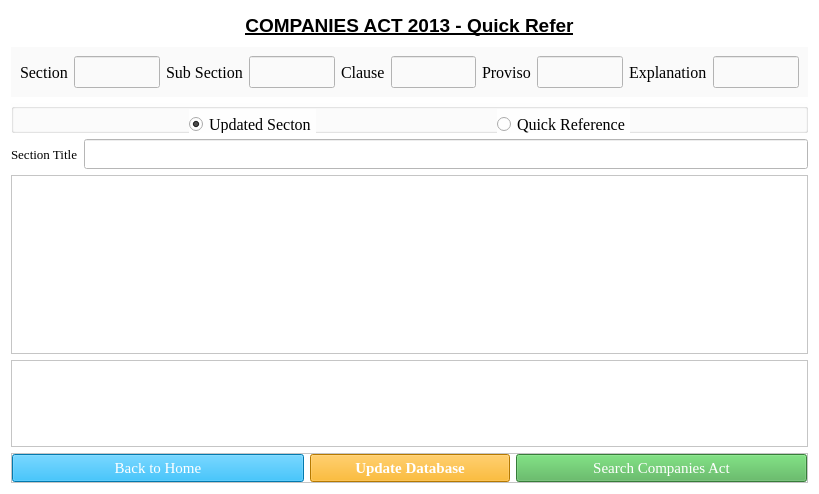
<?xml version="1.0" encoding="UTF-8"?>
<ui version="4.0">
 <class>CompaniesActQR</class>
 <widget class="QWidget" name="CompaniesActQR">
  <property name="geometry">
   <rect>
    <x>0</x>
    <y>0</y>
    <width>819</width>
    <height>494</height>
   </rect>
  </property>
  <property name="minimumSize">
   <size>
    <width>819</width>
    <height>0</height>
   </size>
  </property>
  <property name="font">
   <font>
    <pointsize>12</pointsize>
    <stylestrategy>PreferAntialias</stylestrategy>
   </font>
  </property>
  <property name="windowTitle">
   <string>Companies Act</string>
  </property>
  <property name="windowIcon">
   <iconset>
    <normaloff>../Icon/logo.png</normaloff>../Icon/logo.png</iconset>
  </property>
  <property name="styleSheet">
   <string notr="true">background-color: rgb(255, 255, 255);</string>
  </property>
  <layout class="QGridLayout" name="gridLayout">
   <item row="1" column="0">
    <widget class="QWidget" name="widget" native="true">
     <property name="minimumSize">
      <size>
       <width>711</width>
       <height>50</height>
      </size>
     </property>
     <property name="maximumSize">
      <size>
       <width>16777215</width>
       <height>50</height>
      </size>
     </property>
     <property name="styleSheet">
      <string notr="true">background-color: rgb(250, 250, 250);</string>
     </property>
     <layout class="QGridLayout" name="gridLayout_4">
      <item row="0" column="0">
       <layout class="QHBoxLayout" name="horizontalLayout">
        <item>
         <widget class="QLabel" name="sectiontag">
          <property name="sizePolicy">
           <sizepolicy hsizetype="Preferred" vsizetype="Preferred">
            <horstretch>0</horstretch>
            <verstretch>0</verstretch>
           </sizepolicy>
          </property>
          <property name="font">
           <font>
            <family>Georgia</family>
            <pointsize>12</pointsize>
            <stylestrategy>PreferAntialias</stylestrategy>
           </font>
          </property>
          <property name="text">
           <string>Section</string>
          </property>
         </widget>
        </item>
        <item>
         <widget class="QLineEdit" name="SectionInput">
          <property name="sizePolicy">
           <sizepolicy hsizetype="Expanding" vsizetype="Expanding">
            <horstretch>0</horstretch>
            <verstretch>0</verstretch>
           </sizepolicy>
          </property>
         </widget>
        </item>
        <item>
         <widget class="QLabel" name="subsectiotag">
          <property name="font">
           <font>
            <family>Georgia</family>
            <pointsize>12</pointsize>
            <stylestrategy>PreferAntialias</stylestrategy>
           </font>
          </property>
          <property name="text">
           <string>Sub Section</string>
          </property>
         </widget>
        </item>
        <item>
         <widget class="QLineEdit" name="SubSectionInput">
          <property name="sizePolicy">
           <sizepolicy hsizetype="Expanding" vsizetype="Expanding">
            <horstretch>0</horstretch>
            <verstretch>0</verstretch>
           </sizepolicy>
          </property>
         </widget>
        </item>
        <item>
         <widget class="QLabel" name="clausetag">
          <property name="font">
           <font>
            <family>Georgia</family>
            <pointsize>12</pointsize>
            <stylestrategy>PreferAntialias</stylestrategy>
           </font>
          </property>
          <property name="text">
           <string>Clause</string>
          </property>
         </widget>
        </item>
        <item>
         <widget class="QLineEdit" name="ClauseInput">
          <property name="sizePolicy">
           <sizepolicy hsizetype="Expanding" vsizetype="Expanding">
            <horstretch>0</horstretch>
            <verstretch>0</verstretch>
           </sizepolicy>
          </property>
         </widget>
        </item>
        <item>
         <widget class="QLabel" name="provisotag">
          <property name="font">
           <font>
            <family>Georgia</family>
            <pointsize>12</pointsize>
            <stylestrategy>PreferAntialias</stylestrategy>
           </font>
          </property>
          <property name="text">
           <string>Proviso</string>
          </property>
         </widget>
        </item>
        <item>
         <widget class="QLineEdit" name="ProvisoInput">
          <property name="sizePolicy">
           <sizepolicy hsizetype="Expanding" vsizetype="Expanding">
            <horstretch>0</horstretch>
            <verstretch>0</verstretch>
           </sizepolicy>
          </property>
         </widget>
        </item>
        <item>
         <widget class="QLabel" name="explanationtag">
          <property name="font">
           <font>
            <family>Georgia</family>
            <pointsize>12</pointsize>
            <stylestrategy>PreferAntialias</stylestrategy>
           </font>
          </property>
          <property name="text">
           <string>Explanation</string>
          </property>
         </widget>
        </item>
        <item>
         <widget class="QLineEdit" name="ExplanationInput">
          <property name="sizePolicy">
           <sizepolicy hsizetype="Expanding" vsizetype="Expanding">
            <horstretch>0</horstretch>
            <verstretch>0</verstretch>
           </sizepolicy>
          </property>
         </widget>
        </item>
       </layout>
      </item>
     </layout>
    </widget>
   </item>
   <item row="6" column="0">
    <widget class="QFrame" name="ButtonGroup">
     <property name="minimumSize">
      <size>
       <width>0</width>
       <height>30</height>
      </size>
     </property>
     <property name="maximumSize">
      <size>
       <width>16777215</width>
       <height>30</height>
      </size>
     </property>
     <property name="frameShape">
      <enum>QFrame::StyledPanel</enum>
     </property>
     <property name="frameShadow">
      <enum>QFrame::Raised</enum>
     </property>
     <layout class="QGridLayout" name="gridLayout_2">
      <property name="leftMargin">
       <number>0</number>
      </property>
      <property name="topMargin">
       <number>0</number>
      </property>
      <property name="rightMargin">
       <number>0</number>
      </property>
      <property name="bottomMargin">
       <number>0</number>
      </property>
      <item row="1" column="2">
       <widget class="QPushButton" name="Search">
        <property name="sizePolicy">
         <sizepolicy hsizetype="Minimum" vsizetype="Expanding">
          <horstretch>0</horstretch>
          <verstretch>0</verstretch>
         </sizepolicy>
        </property>
        <property name="font">
         <font>
          <family>Georgia</family>
          <pointsize>11</pointsize>
          <weight>50</weight>
          <bold>false</bold>
          <stylestrategy>PreferAntialias</stylestrategy>
         </font>
        </property>
        <property name="styleSheet">
         <string notr="true">color: rgb(255, 255, 255);
background-color: rgb(76,175,80);</string>
        </property>
        <property name="text">
         <string>Search Companies Act</string>
        </property>
        <property name="icon">
         <iconset>
          <normaloff>../../../Resources/Images/searchbaar.png</normaloff>../../../Resources/Images/searchbaar.png</iconset>
        </property>
       </widget>
      </item>
      <item row="1" column="0">
       <widget class="QPushButton" name="backtohome">
        <property name="sizePolicy">
         <sizepolicy hsizetype="Minimum" vsizetype="Expanding">
          <horstretch>0</horstretch>
          <verstretch>0</verstretch>
         </sizepolicy>
        </property>
        <property name="font">
         <font>
          <family>Georgia</family>
          <pointsize>11</pointsize>
          <stylestrategy>PreferAntialias</stylestrategy>
         </font>
        </property>
        <property name="styleSheet">
         <string notr="true">background-color:rgb(3,169,244);
color: rgb(255, 255, 255);</string>
        </property>
        <property name="text">
         <string>Back to Home</string>
        </property>
       </widget>
      </item>
      <item row="1" column="1">
       <widget class="QPushButton" name="UpdateDb">
        <property name="sizePolicy">
         <sizepolicy hsizetype="Expanding" vsizetype="Expanding">
          <horstretch>0</horstretch>
          <verstretch>0</verstretch>
         </sizepolicy>
        </property>
        <property name="maximumSize">
         <size>
          <width>200</width>
          <height>16777215</height>
         </size>
        </property>
        <property name="font">
         <font>
          <family>Georgia</family>
          <pointsize>11</pointsize>
          <weight>75</weight>
          <bold>true</bold>
         </font>
        </property>
        <property name="styleSheet">
         <string notr="true">background-color: rgb(255, 170, 0);
color: rgb(255, 255, 255);</string>
        </property>
        <property name="text">
         <string>Update Database</string>
        </property>
       </widget>
      </item>
     </layout>
    </widget>
   </item>
   <item row="2" column="0">
    <widget class="QWidget" name="QuickSelection" native="true">
     <property name="minimumSize">
      <size>
       <width>0</width>
       <height>0</height>
      </size>
     </property>
     <property name="maximumSize">
      <size>
       <width>16777215</width>
       <height>30</height>
      </size>
     </property>
     <property name="styleSheet">
      <string notr="true">background-color: rgb(254, 254, 254);</string>
     </property>
     <layout class="QGridLayout" name="gridLayout_5">
      <property name="leftMargin">
       <number>0</number>
      </property>
      <property name="topMargin">
       <number>0</number>
      </property>
      <property name="rightMargin">
       <number>0</number>
      </property>
      <property name="bottomMargin">
       <number>0</number>
      </property>
      <item row="0" column="0">
       <widget class="QGroupBox" name="QuickSelectPanel">
        <property name="minimumSize">
         <size>
          <width>0</width>
          <height>0</height>
         </size>
        </property>
        <property name="styleSheet">
         <string notr="true">background-color: rgb(254, 254, 254);</string>
        </property>
        <property name="flat">
         <bool>true</bool>
        </property>
        <layout class="QGridLayout" name="gridLayout_3">
         <property name="leftMargin">
          <number>0</number>
         </property>
         <property name="topMargin">
          <number>0</number>
         </property>
         <property name="rightMargin">
          <number>0</number>
         </property>
         <property name="bottomMargin">
          <number>0</number>
         </property>
         <item row="0" column="2">
          <spacer name="horizontalSpacer_2">
           <property name="orientation">
            <enum>Qt::Horizontal</enum>
           </property>
           <property name="sizeHint" stdset="0">
            <size>
             <width>40</width>
             <height>20</height>
            </size>
           </property>
          </spacer>
         </item>
         <item row="0" column="3">
          <widget class="QRadioButton" name="RB_Quick">
           <property name="sizePolicy">
            <sizepolicy hsizetype="Maximum" vsizetype="Expanding">
             <horstretch>0</horstretch>
             <verstretch>0</verstretch>
            </sizepolicy>
           </property>
           <property name="minimumSize">
            <size>
             <width>0</width>
             <height>30</height>
            </size>
           </property>
           <property name="maximumSize">
            <size>
             <width>200</width>
             <height>16777215</height>
            </size>
           </property>
           <property name="font">
            <font>
             <family>Georgia</family>
             <pointsize>12</pointsize>
            </font>
           </property>
           <property name="toolTip">
            <string>&lt;html&gt;&lt;head/&gt;&lt;body&gt;&lt;p&gt;Quick but not maintained. Use this option only if you are sure that the particular section has not been amended&lt;/p&gt;&lt;/body&gt;&lt;/html&gt;</string>
           </property>
           <property name="text">
            <string>Quick Reference</string>
           </property>
          </widget>
         </item>
         <item row="0" column="1">
          <widget class="QRadioButton" name="RB_Updated">
           <property name="sizePolicy">
            <sizepolicy hsizetype="Maximum" vsizetype="Expanding">
             <horstretch>0</horstretch>
             <verstretch>0</verstretch>
            </sizepolicy>
           </property>
           <property name="minimumSize">
            <size>
             <width>0</width>
             <height>30</height>
            </size>
           </property>
           <property name="maximumSize">
            <size>
             <width>200</width>
             <height>16777215</height>
            </size>
           </property>
           <property name="font">
            <font>
             <family>Georgia</family>
             <pointsize>12</pointsize>
            </font>
           </property>
           <property name="toolTip">
            <string>&lt;html&gt;&lt;head/&gt;&lt;body&gt;&lt;p&gt;Slow but updated&lt;/p&gt;&lt;/body&gt;&lt;/html&gt;</string>
           </property>
           <property name="text">
            <string>Updated Secton</string>
           </property>
           <property name="checked">
            <bool>true</bool>
           </property>
          </widget>
         </item>
         <item row="0" column="4">
          <spacer name="horizontalSpacer">
           <property name="orientation">
            <enum>Qt::Horizontal</enum>
           </property>
           <property name="sizeHint" stdset="0">
            <size>
             <width>40</width>
             <height>20</height>
            </size>
           </property>
          </spacer>
         </item>
         <item row="0" column="0">
          <spacer name="horizontalSpacer_3">
           <property name="orientation">
            <enum>Qt::Horizontal</enum>
           </property>
           <property name="sizeHint" stdset="0">
            <size>
             <width>40</width>
             <height>20</height>
            </size>
           </property>
          </spacer>
         </item>
        </layout>
       </widget>
      </item>
     </layout>
    </widget>
   </item>
   <item row="4" column="0">
    <widget class="QTextBrowser" name="SectionOutpit">
     <property name="font">
      <font>
       <family>Georgia</family>
       <pointsize>10</pointsize>
       <stylestrategy>PreferAntialias</stylestrategy>
      </font>
     </property>
    </widget>
   </item>
   <item row="3" column="0">
    <layout class="QHBoxLayout" name="horizontalLayout_2">
     <item>
      <widget class="QLabel" name="TitleLabel">
       <property name="font">
        <font>
         <family>Georgia</family>
         <pointsize>10</pointsize>
         <stylestrategy>PreferAntialias</stylestrategy>
        </font>
       </property>
       <property name="text">
        <string>Section Title</string>
       </property>
       <property name="buddy">
        <cstring>QuickSelectPanel</cstring>
       </property>
      </widget>
     </item>
     <item>
      <widget class="QLineEdit" name="TitleOutput">
       <property name="minimumSize">
        <size>
         <width>0</width>
         <height>30</height>
        </size>
       </property>
       <property name="font">
        <font>
         <family>Georgia</family>
         <pointsize>11</pointsize>
         <stylestrategy>PreferAntialias</stylestrategy>
        </font>
       </property>
       <property name="readOnly">
        <bool>true</bool>
       </property>
       <property name="clearButtonEnabled">
        <bool>false</bool>
       </property>
      </widget>
     </item>
    </layout>
   </item>
   <item row="0" column="0">
    <widget class="QLabel" name="Title">
     <property name="minimumSize">
      <size>
       <width>0</width>
       <height>30</height>
      </size>
     </property>
     <property name="text">
      <string>&lt;html&gt;&lt;head/&gt;&lt;body&gt;&lt;p&gt;&lt;span style=&quot; font-size:14pt; font-weight:600; text-decoration: underline;&quot;&gt;COMPANIES ACT 2013 - Quick Refer&lt;/span&gt;&lt;/p&gt;&lt;/body&gt;&lt;/html&gt;</string>
     </property>
     <property name="alignment">
      <set>Qt::AlignCenter</set>
     </property>
    </widget>
   </item>
   <item row="5" column="0">
    <widget class="QTextBrowser" name="Footnote">
     <property name="maximumSize">
      <size>
       <width>16777215</width>
       <height>100</height>
      </size>
     </property>
     <property name="font">
      <font>
       <family>Georgia</family>
       <pointsize>11</pointsize>
       <stylestrategy>PreferAntialias</stylestrategy>
      </font>
     </property>
     <property name="overwriteMode">
      <bool>true</bool>
     </property>
    </widget>
   </item>
  </layout>
 </widget>
 <resources/>
 <connections/>
</ui>
